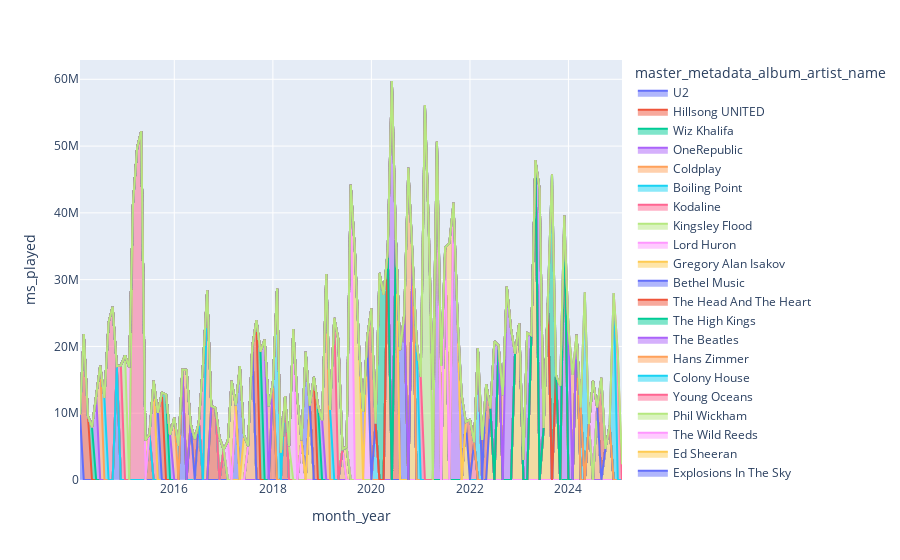

The cell this chart's notebook holds for it:
### Code cell
import plotly.express as px

#plotly does not order xaxis view how you sort it, but if it's string it will order alphabetically
month_order = [f"{month}-{year}" for year in sorted(top_5_df['year'].unique()) for month in range(1, 13)] # Correct order
top_5_df['month_year'] = pd.to_datetime(top_5_df['month_year'], format='%m-%Y')

fig = px.area(top_5_df, x="month_year", y="ms_played", color="master_metadata_album_artist_name")
fig.show()

### Figure 1 — Plotly figure (JSON) as saved in the notebook; plotly's stock layout.template omitted (floating-point values rounded to 4 significant figures)
{"data": [{"fillpattern": {"shape": ""}, "hovertemplate": "master_metadata_album_artist_name=U2<br>month_year=%{x}<br>ms_played=%{y}<extra></extra>", "legendgroup": "U2", "line": {"color": "#636efa"}, "marker": {"symbol": "circle"}, "mode": "lines", "name": "U2", "orientation": "v", "showlegend": true, "stackgroup": "1", "type": "scatter", "x": ["2014-02-01T00:00:00.000000000", "2014-11-01T00:00:00.000000000", "2016-03-01T00:00:00.000000000"], "xaxis": "x", "y": [9812478, 17043375, 16547965], "yaxis": "y"}, {"fillpattern": {"shape": ""}, "hovertemplate": "master_metadata_album_artist_name=Hillsong UNITED<br>month_year=%{x}<br>ms_played=%{y}<extra></extra>", "legendgroup": "Hillsong UNITED", "line": {"color": "#EF553B"}, "marker": {"symbol": "circle"}, "mode": "lines", "name": "Hillsong UNITED", "orientation": "v", "showlegend": true, "stackgroup": "1", "type": "scatter", "x": ["2014-03-01T00:00:00.000000000", "2014-04-01T00:00:00.000000000", "2015-07-01T00:00:00.000000000", "2016-07-01T00:00:00.000000000", "2017-01-01T00:00:00.000000000", "2018-04-01T00:00:00.000000000"], "xaxis": "x", "y": [21858820, 9622610, 6856639, 8643885, 4574228, 12517521], "yaxis": "y"}, {"fillpattern": {"shape": ""}, "hovertemplate": "master_metadata_album_artist_name=Wiz Khalifa<br>month_year=%{x}<br>ms_played=%{y}<extra></extra>", "legendgroup": "Wiz Khalifa", "line": {"color": "#00cc96"}, "marker": {"symbol": "circle"}, "mode": "lines", "name": "Wiz Khalifa", "orientation": "v", "showlegend": true, "stackgroup": "1", "type": "scatter", "x": ["2014-05-01T00:00:00.000000000"], "xaxis": "x", "y": [7912268], "yaxis": "y"}, {"fillpattern": {"shape": ""}, "hovertemplate": "master_metadata_album_artist_name=OneRepublic<br>month_year=%{x}<br>ms_played=%{y}<extra></extra>", "legendgroup": "OneRepublic", "line": {"color": "#ab63fa"}, "marker": {"symbol": "circle"}, "mode": "lines", "name": "OneRepublic", "orientation": "v", "showlegend": true, "stackgroup": "1", "type": "scatter", "x": ["2014-06-01T00:00:00.000000000"], "xaxis": "x", "y": [12633220], "yaxis": "y"}, {"fillpattern": {"shape": ""}, "hovertemplate": "master_metadata_album_artist_name=Coldplay<br>month_year=%{x}<br>ms_played=%{y}<extra></extra>", "legendgroup": "Coldplay", "line": {"color": "#FFA15A"}, "marker": {"symbol": "circle"}, "mode": "lines", "name": "Coldplay", "orientation": "v", "showlegend": true, "stackgroup": "1", "type": "scatter", "x": ["2014-07-01T00:00:00.000000000", "2017-07-01T00:00:00.000000000", "2017-08-01T00:00:00.000000000"], "xaxis": "x", "y": [17127766, 5092713, 19991747], "yaxis": "y"}, {"fillpattern": {"shape": ""}, "hovertemplate": "master_metadata_album_artist_name=Boiling Point<br>month_year=%{x}<br>ms_played=%{y}<extra></extra>", "legendgroup": "Boiling Point", "line": {"color": "#19d3f3"}, "marker": {"symbol": "circle"}, "mode": "lines", "name": "Boiling Point", "orientation": "v", "showlegend": true, "stackgroup": "1", "type": "scatter", "x": ["2014-08-01T00:00:00.000000000"], "xaxis": "x", "y": [12299324], "yaxis": "y"}, {"fillpattern": {"shape": ""}, "hovertemplate": "master_metadata_album_artist_name=Kodaline<br>month_year=%{x}<br>ms_played=%{y}<extra></extra>", "legendgroup": "Kodaline", "line": {"color": "#FF6692"}, "marker": {"symbol": "circle"}, "mode": "lines", "name": "Kodaline", "orientation": "v", "showlegend": true, "stackgroup": "1", "type": "scatter", "x": ["2014-09-01T00:00:00.000000000", "2014-10-01T00:00:00.000000000", "2014-12-01T00:00:00.000000000", "2015-03-01T00:00:00.000000000", "2015-04-01T00:00:00.000000000", "2015-05-01T00:00:00.000000000", "2015-08-01T00:00:00.000000000", "2016-05-01T00:00:00.000000000", "2022-02-01T00:00:00.000000000"], "xaxis": "x", "y": [23597676, 25924264, 17156557, 41444823, 49792381, 52234394, 14873149, 8417075, 5635540], "yaxis": "y"}, {"fillpattern": {"shape": ""}, "hovertemplate": "master_metadata_album_artist_name=Kingsley Flood<br>month_year=%{x}<br>ms_played=%{y}<extra></extra>", "legendgroup": "Kingsley Flood", "line": {"color": "#B6E880"}, "marker": {"symbol": "circle"}, "mode": "lines", "name": "Kingsley Flood", "orientation": "v", "showlegend": true, "stackgroup": "1", "type": "scatter", "x": ["2015-01-01T00:00:00.000000000"], "xaxis": "x", "y": [18675965], "yaxis": "y"}, {"fillpattern": {"shape": ""}, "hovertemplate": "master_metadata_album_artist_name=Lord Huron<br>month_year=%{x}<br>ms_played=%{y}<extra></extra>", "legendgroup": "Lord Huron", "line": {"color": "#FF97FF"}, "marker": {"symbol": "circle"}, "mode": "lines", "name": "Lord Huron", "orientation": "v", "showlegend": true, "stackgroup": "1", "type": "scatter", "x": ["2015-02-01T00:00:00.000000000", "2018-08-01T00:00:00.000000000"], "xaxis": "x", "y": [16890702, 5961487], "yaxis": "y"}, {"fillpattern": {"shape": ""}, "hovertemplate": "master_metadata_album_artist_name=Gregory Alan Isakov<br>month_year=%{x}<br>ms_played=%{y}<extra></extra>", "legendgroup": "Gregory Alan Isakov", "line": {"color": "#FECB52"}, "marker": {"symbol": "circle"}, "mode": "lines", "name": "Gregory Alan Isakov", "orientation": "v", "showlegend": true, "stackgroup": "1", "type": "scatter", "x": ["2015-06-01T00:00:00.000000000", "2018-10-01T00:00:00.000000000", "2020-11-01T00:00:00.000000000", "2021-07-01T00:00:00.000000000", "2021-12-01T00:00:00.000000000", "2022-06-01T00:00:00.000000000", "2022-08-01T00:00:00.000000000", "2022-12-01T00:00:00.000000000", "2023-01-01T00:00:00.000000000", "2023-04-01T00:00:00.000000000", "2023-05-01T00:00:00.000000000", "2023-07-01T00:00:00.000000000", "2023-08-01T00:00:00.000000000", "2023-10-01T00:00:00.000000000", "2024-03-01T00:00:00.000000000", "2024-06-01T00:00:00.000000000", "2024-10-01T00:00:00.000000000", "2024-11-01T00:00:00.000000000"], "xaxis": "x", "y": [5936060, 11142148, 32546638, 34819222, 8693271, 10748386, 20141167, 18920487, 23461385, 21684906, 47903161, 7772204, 26432087, 15699089, 21733370, 8376580, 4661712, 8113641], "yaxis": "y"}, {"fillpattern": {"shape": ""}, "hovertemplate": "master_metadata_album_artist_name=Bethel Music<br>month_year=%{x}<br>ms_played=%{y}<extra></extra>", "legendgroup": "Bethel Music", "line": {"color": "#636efa"}, "marker": {"symbol": "circle"}, "mode": "lines", "name": "Bethel Music", "orientation": "v", "showlegend": true, "stackgroup": "1", "type": "scatter", "x": ["2015-09-01T00:00:00.000000000", "2017-04-01T00:00:00.000000000"], "xaxis": "x", "y": [10044607, 11171615], "yaxis": "y"}, {"fillpattern": {"shape": ""}, "hovertemplate": "master_metadata_album_artist_name=The Head And The Heart<br>month_year=%{x}<br>ms_played=%{y}<extra></extra>", "legendgroup": "The Head And The Heart", "line": {"color": "#EF553B"}, "marker": {"symbol": "circle"}, "mode": "lines", "name": "The Head And The Heart", "orientation": "v", "showlegend": true, "stackgroup": "1", "type": "scatter", "x": ["2015-10-01T00:00:00.000000000", "2016-06-01T00:00:00.000000000", "2016-10-01T00:00:00.000000000", "2016-11-01T00:00:00.000000000", "2020-07-01T00:00:00.000000000", "2022-01-01T00:00:00.000000000", "2022-05-01T00:00:00.000000000"], "xaxis": "x", "y": [13084219, 6136080, 11090244, 10823226, 35968608, 9051384, 14332514], "yaxis": "y"}, {"fillpattern": {"shape": ""}, "hovertemplate": "master_metadata_album_artist_name=The High Kings<br>month_year=%{x}<br>ms_played=%{y}<extra></extra>", "legendgroup": "The High Kings", "line": {"color": "#00cc96"}, "marker": {"symbol": "circle"}, "mode": "lines", "name": "The High Kings", "orientation": "v", "showlegend": true, "stackgroup": "1", "type": "scatter", "x": ["2015-11-01T00:00:00.000000000"], "xaxis": "x", "y": [12815448], "yaxis": "y"}, {"fillpattern": {"shape": ""}, "hovertemplate": "master_metadata_album_artist_name=The Beatles<br>month_year=%{x}<br>ms_played=%{y}<extra></extra>", "legendgroup": "The Beatles", "line": {"color": "#ab63fa"}, "marker": {"symbol": "circle"}, "mode": "lines", "name": "The Beatles", "orientation": "v", "showlegend": true, "stackgroup": "1", "type": "scatter", "x": ["2015-12-01T00:00:00.000000000"], "xaxis": "x", "y": [6757079], "yaxis": "y"}, {"fillpattern": {"shape": ""}, "hovertemplate": "master_metadata_album_artist_name=Hans Zimmer<br>month_year=%{x}<br>ms_played=%{y}<extra></extra>", "legendgroup": "Hans Zimmer", "line": {"color": "#FFA15A"}, "marker": {"symbol": "circle"}, "mode": "lines", "name": "Hans Zimmer", "orientation": "v", "showlegend": true, "stackgroup": "1", "type": "scatter", "x": ["2016-01-01T00:00:00.000000000", "2016-04-01T00:00:00.000000000", "2016-09-01T00:00:00.000000000", "2019-06-01T00:00:00.000000000", "2020-05-01T00:00:00.000000000", "2024-08-01T00:00:00.000000000"], "xaxis": "x", "y": [9342957, 16476920, 28394500, 4638262, 34302999, 10875308], "yaxis": "y"}, {"fillpattern": {"shape": ""}, "hovertemplate": "master_metadata_album_artist_name=Colony House<br>month_year=%{x}<br>ms_played=%{y}<extra></extra>", "legendgroup": "Colony House", "line": {"color": "#19d3f3"}, "marker": {"symbol": "circle"}, "mode": "lines", "name": "Colony House", "orientation": "v", "showlegend": true, "stackgroup": "1", "type": "scatter", "x": ["2016-02-01T00:00:00.000000000"], "xaxis": "x", "y": [5115777], "yaxis": "y"}, {"fillpattern": {"shape": ""}, "hovertemplate": "master_metadata_album_artist_name=Young Oceans<br>month_year=%{x}<br>ms_played=%{y}<extra></extra>", "legendgroup": "Young Oceans", "line": {"color": "#FF6692"}, "marker": {"symbol": "circle"}, "mode": "lines", "name": "Young Oceans", "orientation": "v", "showlegend": true, "stackgroup": "1", "type": "scatter", "x": ["2016-08-01T00:00:00.000000000"], "xaxis": "x", "y": [17357258], "yaxis": "y"}, {"fillpattern": {"shape": ""}, "hovertemplate": "master_metadata_album_artist_name=Phil Wickham<br>month_year=%{x}<br>ms_played=%{y}<extra></extra>", "legendgroup": "Phil Wickham", "line": {"color": "#B6E880"}, "marker": {"symbol": "circle"}, "mode": "lines", "name": "Phil Wickham", "orientation": "v", "showlegend": true, "stackgroup": "1", "type": "scatter", "x": ["2016-12-01T00:00:00.000000000"], "xaxis": "x", "y": [6393548], "yaxis": "y"}, {"fillpattern": {"shape": ""}, "hovertemplate": "master_metadata_album_artist_name=The Wild Reeds<br>month_year=%{x}<br>ms_played=%{y}<extra></extra>", "legendgroup": "The Wild Reeds", "line": {"color": "#FF97FF"}, "marker": {"symbol": "circle"}, "mode": "lines", "name": "The Wild Reeds", "orientation": "v", "showlegend": true, "stackgroup": "1", "type": "scatter", "x": ["2017-02-01T00:00:00.000000000"], "xaxis": "x", "y": [5794301], "yaxis": "y"}, {"fillpattern": {"shape": ""}, "hovertemplate": "master_metadata_album_artist_name=Ed Sheeran<br>month_year=%{x}<br>ms_played=%{y}<extra></extra>", "legendgroup": "Ed Sheeran", "line": {"color": "#FECB52"}, "marker": {"symbol": "circle"}, "mode": "lines", "name": "Ed Sheeran", "orientation": "v", "showlegend": true, "stackgroup": "1", "type": "scatter", "x": ["2017-03-01T00:00:00.000000000", "2017-06-01T00:00:00.000000000", "2019-07-01T00:00:00.000000000"], "xaxis": "x", "y": [14844389, 6711598, 4951668], "yaxis": "y"}, {"fillpattern": {"shape": ""}, "hovertemplate": "master_metadata_album_artist_name=Explosions In The Sky<br>month_year=%{x}<br>ms_played=%{y}<extra></extra>", "legendgroup": "Explosions In The Sky", "line": {"color": "#636efa"}, "marker": {"symbol": "circle"}, "mode": "lines", "name": "Explosions In The Sky", "orientation": "v", "showlegend": true, "stackgroup": "1", "type": "scatter", "x": ["2017-05-01T00:00:00.000000000", "2020-08-01T00:00:00.000000000", "2020-09-01T00:00:00.000000000"], "xaxis": "x", "y": [17056592, 19443931, 24829944], "yaxis": "y"}, {"fillpattern": {"shape": ""}, "hovertemplate": "master_metadata_album_artist_name=Elevation Worship<br>month_year=%{x}<br>ms_played=%{y}<extra></extra>", "legendgroup": "Elevation Worship", "line": {"color": "#EF553B"}, "marker": {"symbol": "circle"}, "mode": "lines", "name": "Elevation Worship", "orientation": "v", "showlegend": true, "stackgroup": "1", "type": "scatter", "x": ["2017-09-01T00:00:00.000000000", "2018-01-01T00:00:00.000000000"], "xaxis": "x", "y": [23933946, 14543737], "yaxis": "y"}, {"fillpattern": {"shape": ""}, "hovertemplate": "master_metadata_album_artist_name=Drew Holcomb & The Neighbors<br>month_year=%{x}<br>ms_played=%{y}<extra></extra>", "legendgroup": "Drew Holcomb & The Neighbors", "line": {"color": "#00cc96"}, "marker": {"symbol": "circle"}, "mode": "lines", "name": "Drew Holcomb & The Neighbors", "orientation": "v", "showlegend": true, "stackgroup": "1", "type": "scatter", "x": ["2017-10-01T00:00:00.000000000"], "xaxis": "x", "y": [19213218], "yaxis": "y"}, {"fillpattern": {"shape": ""}, "hovertemplate": "master_metadata_album_artist_name=jeremy messersmith<br>month_year=%{x}<br>ms_played=%{y}<extra></extra>", "legendgroup": "jeremy messersmith", "line": {"color": "#ab63fa"}, "marker": {"symbol": "circle"}, "mode": "lines", "name": "jeremy messersmith", "orientation": "v", "showlegend": true, "stackgroup": "1", "type": "scatter", "x": ["2017-11-01T00:00:00.000000000"], "xaxis": "x", "y": [21011724], "yaxis": "y"}, {"fillpattern": {"shape": ""}, "hovertemplate": "master_metadata_album_artist_name=Hope Hymns<br>month_year=%{x}<br>ms_played=%{y}<extra></extra>", "legendgroup": "Hope Hymns", "line": {"color": "#FFA15A"}, "marker": {"symbol": "circle"}, "mode": "lines", "name": "Hope Hymns", "orientation": "v", "showlegend": true, "stackgroup": "1", "type": "scatter", "x": ["2017-12-01T00:00:00.000000000"], "xaxis": "x", "y": [11042860], "yaxis": "y"}, {"fillpattern": {"shape": ""}, "hovertemplate": "master_metadata_album_artist_name=The Killers<br>month_year=%{x}<br>ms_played=%{y}<extra></extra>", "legendgroup": "The Killers", "line": {"color": "#19d3f3"}, "marker": {"symbol": "circle"}, "mode": "lines", "name": "The Killers", "orientation": "v", "showlegend": true, "stackgroup": "1", "type": "scatter", "x": ["2018-02-01T00:00:00.000000000", "2020-02-01T00:00:00.000000000", "2022-03-01T00:00:00.000000000", "2024-04-01T00:00:00.000000000"], "xaxis": "x", "y": [28682661, 8471607, 19715647, 10810118], "yaxis": "y"}, {"fillpattern": {"shape": ""}, "hovertemplate": "master_metadata_album_artist_name=Bear's Den<br>month_year=%{x}<br>ms_played=%{y}<extra></extra>", "legendgroup": "Bear's Den", "line": {"color": "#FF6692"}, "marker": {"symbol": "circle"}, "mode": "lines", "name": "Bear's Den", "orientation": "v", "showlegend": true, "stackgroup": "1", "type": "scatter", "x": ["2018-03-01T00:00:00.000000000"], "xaxis": "x", "y": [4093406], "yaxis": "y"}, {"fillpattern": {"shape": ""}, "hovertemplate": "master_metadata_album_artist_name=Hillsong Worship<br>month_year=%{x}<br>ms_played=%{y}<extra></extra>", "legendgroup": "Hillsong Worship", "line": {"color": "#B6E880"}, "marker": {"symbol": "circle"}, "mode": "lines", "name": "Hillsong Worship", "orientation": "v", "showlegend": true, "stackgroup": "1", "type": "scatter", "x": ["2018-05-01T00:00:00.000000000"], "xaxis": "x", "y": [5065957], "yaxis": "y"}, {"fillpattern": {"shape": ""}, "hovertemplate": "master_metadata_album_artist_name=Blind Pilot<br>month_year=%{x}<br>ms_played=%{y}<extra></extra>", "legendgroup": "Blind Pilot", "line": {"color": "#FF97FF"}, "marker": {"symbol": "circle"}, "mode": "lines", "name": "Blind Pilot", "orientation": "v", "showlegend": true, "stackgroup": "1", "type": "scatter", "x": ["2018-06-01T00:00:00.000000000", "2024-07-01T00:00:00.000000000"], "xaxis": "x", "y": [22590334, 14882321], "yaxis": "y"}, {"fillpattern": {"shape": ""}, "hovertemplate": "master_metadata_album_artist_name=Amber Run<br>month_year=%{x}<br>ms_played=%{y}<extra></extra>", "legendgroup": "Amber Run", "line": {"color": "#FECB52"}, "marker": {"symbol": "circle"}, "mode": "lines", "name": "Amber Run", "orientation": "v", "showlegend": true, "stackgroup": "1", "type": "scatter", "x": ["2018-07-01T00:00:00.000000000"], "xaxis": "x", "y": [12331144], "yaxis": "y"}, {"fillpattern": {"shape": ""}, "hovertemplate": "master_metadata_album_artist_name=Julia Christi Ann<br>month_year=%{x}<br>ms_played=%{y}<extra></extra>", "legendgroup": "Julia Christi Ann", "line": {"color": "#636efa"}, "marker": {"symbol": "circle"}, "mode": "lines", "name": "Julia Christi Ann", "orientation": "v", "showlegend": true, "stackgroup": "1", "type": "scatter", "x": ["2018-09-01T00:00:00.000000000"], "xaxis": "x", "y": [19196234], "yaxis": "y"}, {"fillpattern": {"shape": ""}, "hovertemplate": "master_metadata_album_artist_name=First Aid Kit<br>month_year=%{x}<br>ms_played=%{y}<extra></extra>", "legendgroup": "First Aid Kit", "line": {"color": "#EF553B"}, "marker": {"symbol": "circle"}, "mode": "lines", "name": "First Aid Kit", "orientation": "v", "showlegend": true, "stackgroup": "1", "type": "scatter", "x": ["2018-11-01T00:00:00.000000000"], "xaxis": "x", "y": [15427356], "yaxis": "y"}, {"fillpattern": {"shape": ""}, "hovertemplate": "master_metadata_album_artist_name=Jukebox The Ghost<br>month_year=%{x}<br>ms_played=%{y}<extra></extra>", "legendgroup": "Jukebox The Ghost", "line": {"color": "#00cc96"}, "marker": {"symbol": "circle"}, "mode": "lines", "name": "Jukebox The Ghost", "orientation": "v", "showlegend": true, "stackgroup": "1", "type": "scatter", "x": ["2018-12-01T00:00:00.000000000"], "xaxis": "x", "y": [11181452], "yaxis": "y"}, {"fillpattern": {"shape": ""}, "hovertemplate": "master_metadata_album_artist_name=The Who<br>month_year=%{x}<br>ms_played=%{y}<extra></extra>", "legendgroup": "The Who", "line": {"color": "#ab63fa"}, "marker": {"symbol": "circle"}, "mode": "lines", "name": "The Who", "orientation": "v", "showlegend": true, "stackgroup": "1", "type": "scatter", "x": ["2019-01-01T00:00:00.000000000"], "xaxis": "x", "y": [8947359], "yaxis": "y"}, {"fillpattern": {"shape": ""}, "hovertemplate": "master_metadata_album_artist_name=Young the Giant<br>month_year=%{x}<br>ms_played=%{y}<extra></extra>", "legendgroup": "Young the Giant", "line": {"color": "#FFA15A"}, "marker": {"symbol": "circle"}, "mode": "lines", "name": "Young the Giant", "orientation": "v", "showlegend": true, "stackgroup": "1", "type": "scatter", "x": ["2019-02-01T00:00:00.000000000"], "xaxis": "x", "y": [30840846], "yaxis": "y"}, {"fillpattern": {"shape": ""}, "hovertemplate": "master_metadata_album_artist_name=Mt. Joy<br>month_year=%{x}<br>ms_played=%{y}<extra></extra>", "legendgroup": "Mt. Joy", "line": {"color": "#19d3f3"}, "marker": {"symbol": "circle"}, "mode": "lines", "name": "Mt. Joy", "orientation": "v", "showlegend": true, "stackgroup": "1", "type": "scatter", "x": ["2019-03-01T00:00:00.000000000"], "xaxis": "x", "y": [10492447], "yaxis": "y"}, {"fillpattern": {"shape": ""}, "hovertemplate": "master_metadata_album_artist_name=Ivan & Alyosha<br>month_year=%{x}<br>ms_played=%{y}<extra></extra>", "legendgroup": "Ivan & Alyosha", "line": {"color": "#FF6692"}, "marker": {"symbol": "circle"}, "mode": "lines", "name": "Ivan & Alyosha", "orientation": "v", "showlegend": true, "stackgroup": "1", "type": "scatter", "x": ["2019-04-01T00:00:00.000000000"], "xaxis": "x", "y": [24264062], "yaxis": "y"}, {"fillpattern": {"shape": ""}, "hovertemplate": "master_metadata_album_artist_name=Stop Light Observations<br>month_year=%{x}<br>ms_played=%{y}<extra></extra>", "legendgroup": "Stop Light Observations", "line": {"color": "#B6E880"}, "marker": {"symbol": "circle"}, "mode": "lines", "name": "Stop Light Observations", "orientation": "v", "showlegend": true, "stackgroup": "1", "type": "scatter", "x": ["2019-05-01T00:00:00.000000000"], "xaxis": "x", "y": [21080763], "yaxis": "y"}, {"fillpattern": {"shape": ""}, "hovertemplate": "master_metadata_album_artist_name=Liza Anne<br>month_year=%{x}<br>ms_played=%{y}<extra></extra>", "legendgroup": "Liza Anne", "line": {"color": "#FF97FF"}, "marker": {"symbol": "circle"}, "mode": "lines", "name": "Liza Anne", "orientation": "v", "showlegend": true, "stackgroup": "1", "type": "scatter", "x": ["2019-08-01T00:00:00.000000000", "2019-12-01T00:00:00.000000000"], "xaxis": "x", "y": [44198676, 21373317], "yaxis": "y"}, {"fillpattern": {"shape": ""}, "hovertemplate": "master_metadata_album_artist_name=MisterWives<br>month_year=%{x}<br>ms_played=%{y}<extra></extra>", "legendgroup": "MisterWives", "line": {"color": "#FECB52"}, "marker": {"symbol": "circle"}, "mode": "lines", "name": "MisterWives", "orientation": "v", "showlegend": true, "stackgroup": "1", "type": "scatter", "x": ["2019-09-01T00:00:00.000000000", "2019-10-01T00:00:00.000000000"], "xaxis": "x", "y": [34332446, 20362971], "yaxis": "y"}, {"fillpattern": {"shape": ""}, "hovertemplate": "master_metadata_album_artist_name=Vacation Manor<br>month_year=%{x}<br>ms_played=%{y}<extra></extra>", "legendgroup": "Vacation Manor", "line": {"color": "#636efa"}, "marker": {"symbol": "circle"}, "mode": "lines", "name": "Vacation Manor", "orientation": "v", "showlegend": true, "stackgroup": "1", "type": "scatter", "x": ["2019-11-01T00:00:00.000000000"], "xaxis": "x", "y": [10213350], "yaxis": "y"}, {"fillpattern": {"shape": ""}, "hovertemplate": "master_metadata_album_artist_name=Mantaraybryn<br>month_year=%{x}<br>ms_played=%{y}<extra></extra>", "legendgroup": "Mantaraybryn", "line": {"color": "#EF553B"}, "marker": {"symbol": "circle"}, "mode": "lines", "name": "Mantaraybryn", "orientation": "v", "showlegend": true, "stackgroup": "1", "type": "scatter", "x": ["2020-01-01T00:00:00.000000000"], "xaxis": "x", "y": [25681981], "yaxis": "y"}, {"fillpattern": {"shape": ""}, "hovertemplate": "master_metadata_album_artist_name=joan<br>month_year=%{x}<br>ms_played=%{y}<extra></extra>", "legendgroup": "joan", "line": {"color": "#00cc96"}, "marker": {"symbol": "circle"}, "mode": "lines", "name": "joan", "orientation": "v", "showlegend": true, "stackgroup": "1", "type": "scatter", "x": ["2020-03-01T00:00:00.000000000", "2020-04-01T00:00:00.000000000"], "xaxis": "x", "y": [30993045, 27744417], "yaxis": "y"}, {"fillpattern": {"shape": ""}, "hovertemplate": "master_metadata_album_artist_name=Noah Kahan<br>month_year=%{x}<br>ms_played=%{y}<extra></extra>", "legendgroup": "Noah Kahan", "line": {"color": "#ab63fa"}, "marker": {"symbol": "circle"}, "mode": "lines", "name": "Noah Kahan", "orientation": "v", "showlegend": true, "stackgroup": "1", "type": "scatter", "x": ["2020-06-01T00:00:00.000000000", "2021-05-01T00:00:00.000000000", "2021-09-01T00:00:00.000000000", "2021-10-01T00:00:00.000000000", "2022-07-01T00:00:00.000000000", "2022-10-01T00:00:00.000000000", "2022-11-01T00:00:00.000000000", "2023-02-01T00:00:00.000000000", "2023-03-01T00:00:00.000000000", "2023-06-01T00:00:00.000000000", "2023-12-01T00:00:00.000000000"], "xaxis": "x", "y": [59744354, 50688307, 41519846, 24296152, 20767499, 28976435, 22692259, 3012802, 22021119, 43610948, 39587602], "yaxis": "y"}, {"fillpattern": {"shape": ""}, "hovertemplate": "master_metadata_album_artist_name=Jon Bellion<br>month_year=%{x}<br>ms_played=%{y}<extra></extra>", "legendgroup": "Jon Bellion", "line": {"color": "#FFA15A"}, "marker": {"symbol": "circle"}, "mode": "lines", "name": "Jon Bellion", "orientation": "v", "showlegend": true, "stackgroup": "1", "type": "scatter", "x": ["2020-10-01T00:00:00.000000000", "2022-09-01T00:00:00.000000000"], "xaxis": "x", "y": [46744640, 12718649], "yaxis": "y"}, {"fillpattern": {"shape": ""}, "hovertemplate": "master_metadata_album_artist_name=Howard Shore<br>month_year=%{x}<br>ms_played=%{y}<extra></extra>", "legendgroup": "Howard Shore", "line": {"color": "#19d3f3"}, "marker": {"symbol": "circle"}, "mode": "lines", "name": "Howard Shore", "orientation": "v", "showlegend": true, "stackgroup": "1", "type": "scatter", "x": ["2020-12-01T00:00:00.000000000"], "xaxis": "x", "y": [20919549], "yaxis": "y"}, {"fillpattern": {"shape": ""}, "hovertemplate": "master_metadata_album_artist_name=Ludwig van Beethoven<br>month_year=%{x}<br>ms_played=%{y}<extra></extra>", "legendgroup": "Ludwig van Beethoven", "line": {"color": "#FF6692"}, "marker": {"symbol": "circle"}, "mode": "lines", "name": "Ludwig van Beethoven", "orientation": "v", "showlegend": true, "stackgroup": "1", "type": "scatter", "x": ["2021-01-01T00:00:00.000000000"], "xaxis": "x", "y": [15431912], "yaxis": "y"}, {"fillpattern": {"shape": ""}, "hovertemplate": "master_metadata_album_artist_name=BANNERS<br>month_year=%{x}<br>ms_played=%{y}<extra></extra>", "legendgroup": "BANNERS", "line": {"color": "#B6E880"}, "marker": {"symbol": "circle"}, "mode": "lines", "name": "BANNERS", "orientation": "v", "showlegend": true, "stackgroup": "1", "type": "scatter", "x": ["2021-02-01T00:00:00.000000000", "2021-03-01T00:00:00.000000000"], "xaxis": "x", "y": [56128063, 38102651], "yaxis": "y"}, {"fillpattern": {"shape": ""}, "hovertemplate": "master_metadata_album_artist_name=Silicone Boone<br>month_year=%{x}<br>ms_played=%{y}<extra></extra>", "legendgroup": "Silicone Boone", "line": {"color": "#FF97FF"}, "marker": {"symbol": "circle"}, "mode": "lines", "name": "Silicone Boone", "orientation": "v", "showlegend": true, "stackgroup": "1", "type": "scatter", "x": ["2021-04-01T00:00:00.000000000"], "xaxis": "x", "y": [13482922], "yaxis": "y"}, {"fillpattern": {"shape": ""}, "hovertemplate": "master_metadata_album_artist_name=CHVRCHES<br>month_year=%{x}<br>ms_played=%{y}<extra></extra>", "legendgroup": "CHVRCHES", "line": {"color": "#FECB52"}, "marker": {"symbol": "circle"}, "mode": "lines", "name": "CHVRCHES", "orientation": "v", "showlegend": true, "stackgroup": "1", "type": "scatter", "x": ["2021-06-01T00:00:00.000000000", "2021-08-01T00:00:00.000000000"], "xaxis": "x", "y": [17088110, 35444521], "yaxis": "y"}, {"fillpattern": {"shape": ""}, "hovertemplate": "master_metadata_album_artist_name=Taylor Swift<br>month_year=%{x}<br>ms_played=%{y}<extra></extra>", "legendgroup": "Taylor Swift", "line": {"color": "#636efa"}, "marker": {"symbol": "circle"}, "mode": "lines", "name": "Taylor Swift", "orientation": "v", "showlegend": true, "stackgroup": "1", "type": "scatter", "x": ["2021-11-01T00:00:00.000000000"], "xaxis": "x", "y": [12612498], "yaxis": "y"}, {"fillpattern": {"shape": ""}, "hovertemplate": "master_metadata_album_artist_name=Mating Ritual<br>month_year=%{x}<br>ms_played=%{y}<extra></extra>", "legendgroup": "Mating Ritual", "line": {"color": "#EF553B"}, "marker": {"symbol": "circle"}, "mode": "lines", "name": "Mating Ritual", "orientation": "v", "showlegend": true, "stackgroup": "1", "type": "scatter", "x": ["2022-04-01T00:00:00.000000000", "2024-09-01T00:00:00.000000000"], "xaxis": "x", "y": [6005631, 15309445], "yaxis": "y"}, {"fillpattern": {"shape": ""}, "hovertemplate": "master_metadata_album_artist_name=Caamp<br>month_year=%{x}<br>ms_played=%{y}<extra></extra>", "legendgroup": "Caamp", "line": {"color": "#00cc96"}, "marker": {"symbol": "circle"}, "mode": "lines", "name": "Caamp", "orientation": "v", "showlegend": true, "stackgroup": "1", "type": "scatter", "x": ["2023-09-01T00:00:00.000000000"], "xaxis": "x", "y": [45788808], "yaxis": "y"}, {"fillpattern": {"shape": ""}, "hovertemplate": "master_metadata_album_artist_name=Magic Man<br>month_year=%{x}<br>ms_played=%{y}<extra></extra>", "legendgroup": "Magic Man", "line": {"color": "#ab63fa"}, "marker": {"symbol": "circle"}, "mode": "lines", "name": "Magic Man", "orientation": "v", "showlegend": true, "stackgroup": "1", "type": "scatter", "x": ["2023-11-01T00:00:00.000000000", "2024-01-01T00:00:00.000000000"], "xaxis": "x", "y": [14111094, 22685190], "yaxis": "y"}, {"fillpattern": {"shape": ""}, "hovertemplate": "master_metadata_album_artist_name=Sammy Rae & The Friends<br>month_year=%{x}<br>ms_played=%{y}<extra></extra>", "legendgroup": "Sammy Rae & The Friends", "line": {"color": "#FFA15A"}, "marker": {"symbol": "circle"}, "mode": "lines", "name": "Sammy Rae & The Friends", "orientation": "v", "showlegend": true, "stackgroup": "1", "type": "scatter", "x": ["2024-02-01T00:00:00.000000000"], "xaxis": "x", "y": [15721609], "yaxis": "y"}, {"fillpattern": {"shape": ""}, "hovertemplate": "master_metadata_album_artist_name=Judah & the Lion<br>month_year=%{x}<br>ms_played=%{y}<extra></extra>", "legendgroup": "Judah & the Lion", "line": {"color": "#19d3f3"}, "marker": {"symbol": "circle"}, "mode": "lines", "name": "Judah & the Lion", "orientation": "v", "showlegend": true, "stackgroup": "1", "type": "scatter", "x": ["2024-05-01T00:00:00.000000000", "2024-12-01T00:00:00.000000000"], "xaxis": "x", "y": [28090301, 27985788], "yaxis": "y"}, {"fillpattern": {"shape": ""}, "hovertemplate": "master_metadata_album_artist_name=Bob Dylan<br>month_year=%{x}<br>ms_played=%{y}<extra></extra>", "legendgroup": "Bob Dylan", "line": {"color": "#FF6692"}, "marker": {"symbol": "circle"}, "mode": "lines", "name": "Bob Dylan", "orientation": "v", "showlegend": true, "stackgroup": "1", "type": "scatter", "x": ["2025-01-01T00:00:00.000000000"], "xaxis": "x", "y": [18934776], "yaxis": "y"}, {"fillpattern": {"shape": ""}, "hovertemplate": "master_metadata_album_artist_name=Bleachers<br>month_year=%{x}<br>ms_played=%{y}<extra></extra>", "legendgroup": "Bleachers", "line": {"color": "#B6E880"}, "marker": {"symbol": "circle"}, "mode": "lines", "name": "Bleachers", "orientation": "v", "showlegend": true, "stackgroup": "1", "type": "scatter", "x": ["2025-02-01T00:00:00.000000000"], "xaxis": "x", "y": [2356286], "yaxis": "y"}], "layout": {"legend": {"title": {"text": "master_metadata_album_artist_name"}, "tracegroupgap": 0}, "margin": {"t": 60}, "xaxis": {"anchor": "y", "domain": [0, 1], "title": {"text": "month_year"}}, "yaxis": {"anchor": "x", "domain": [0, 1], "title": {"text": "ms_played"}}}}
